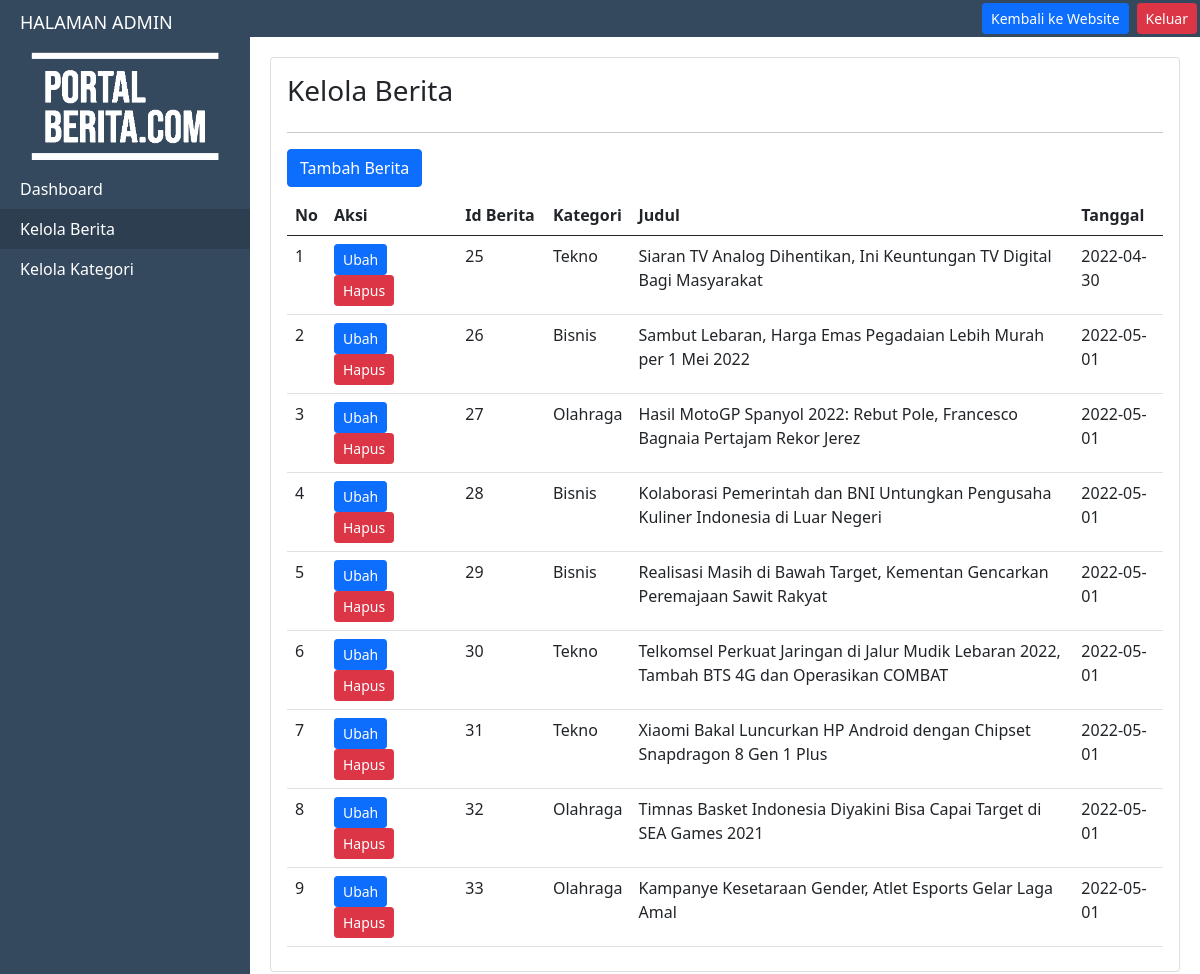
Page /admin/kelola_berita.php (signed in) on the committed database.
### tables this page shows
CREATE TABLE `berita` (
  `id_berita` int(11) NOT NULL,
  `id_kategori` int(11) NOT NULL,
  `judul` varchar(255) NOT NULL,
  `tanggal` date NOT NULL,
  `isi` text NOT NULL,
  `gambar` varchar(255) NOT NULL
);

CREATE TABLE `kategori` (
  `id_kategori` int(11) NOT NULL,
  `kategori` varchar(50) NOT NULL
);

### admin/functions.php (called while the page is built, shortened)
<?php
$db = mysqli_connect("localhost", "root", "", "portal_berita");
function query($query)
{
	global $db;
	$result = mysqli_query($db, $query);
	$rows = [];
	while ($row = mysqli_fetch_assoc($result)) {
		$rows[] = $row;
	}
	return $rows;
}

### admin/kelola_berita.php (the view, shortened to what this page needs)
<?php
require 'functions.php';
$berita = query("SELECT * FROM berita,kategori where berita.id_kategori=kategori.id_kategori");
?>
<!doctype html>
<html lang="en">
<head>
    <link href="https://cdn.jsdelivr.net/npm/bootstrap@5.0.2/dist/css/bootstrap.min.css" rel="stylesheet">
    <link rel="stylesheet" href="../css/style.css">
</head>
<body>
    <div id="wrapper">
        <div id="sidebar-wrapper">
            <ul class="sidebar-nav">
                <li class="sidebar-brand">
                    <a href="index.php" class="text-white">
                        HALAMAN ADMIN
                    </a>
                </li>
                <li class="d-flex justify-content-center">
                    <img src="../img/logo_white.png" alt="" class="w-75 h-75 py-2">
                </li>
                <li>
                    <a href="index.php">Dashboard</a>
                </li>
                <li class="active">
                    <a href="kelola_berita.php">Kelola Berita</a>
                </li>
                <li>
                    <a href="kelola_kategori.php">Kelola Kategori</a>
                </li>
            </ul>
        </div>
        <div id="header" class="sticky-top">
            <div class="d-flex justify-content-end">
                <a href="../" class="btn btn-primary btn-sm mx-2">Kembali ke Website</a>
                <a href="logout.php" class="btn btn-danger btn-sm">Keluar</a>
            </div>
        </div>
        <div id="page-content-wrapper">
            <div class="container-fluid">
                <div class="row">
                    <div class="card col-lg-12 p-3">
                        <h3>Kelola Berita</h3>
                        <hr>
                        <div>
                            <a href="tambah_berita.php" class="btn btn-primary">Tambah Berita</a>
                        </div>
                        <table class="table my-2">
                            <thead>
                                <tr>
                                    <th>No</th>
                                    <th>Aksi</th>
                                    <th>Id Berita</th>
                                    <th>Kategori</th>
                                    <th>Judul</th>
                                    <th>Tanggal</th>
                                </tr>
                            </thead>
                            <tbody>
                                <?php $i = 1; ?>
                                <?php foreach ($berita as $row) : ?>
                                    <tr>
                                        <td><?php echo $i; ?></td>
                                        <td style="width: 15%;">
                                            <a href="ubah_berita.php?id=<?php echo $row["id_berita"]; ?>" class="btn btn-primary btn-sm">Ubah</a>
                                            <a href="hapus_berita.php?id=<?php echo $row["id_berita"]; ?> " onclick="return confirm('Yakin Ingin Menghapus Data?');" class="btn btn-danger btn-sm">Hapus</a>
                                        </td>
                                        <td style="width: 10%;"><?php echo $row["id_berita"]; ?></td>
                                        <td><?php echo $row["kategori"]; ?></td>
                                        <td><?php echo $row["judul"]; ?></td>
                                        <td><?php echo $row["tanggal"]; ?></td>
                                    </tr>
                                    <?php $i++; ?>
                                <?php endforeach; ?>
                            </tbody>
                        </table>
                    </div>
                </div>
            </div>
        </div>
    </div>
</body>
</html>

### css/style.css (style rules this page uses)
body { overflow-x: hidden; }
#wrapper { padding-left: 0; }
#sidebar-wrapper { z-index: 1000; position: fixed; left: 250px; width: 0; height: 100%; margin-left: -250px; overflow-y: auto; background: #34495e; }
#page-content-wrapper { width: 100%; position: absolute; padding: 15px; }
.sidebar-nav { position: absolute; top: 0; width: 250px; margin: 0; padding: 0; list-style: none; }
.sidebar-nav li { text-indent: 20px; line-height: 40px; }
.sidebar-nav li a { display: block; text-decoration: none; color: #fff; }
.sidebar-nav > .sidebar-brand { height: 44px; font-size: 18px; line-height: 45px; }
.sidebar-nav > .sidebar-brand a { color: #999999; }
@media (min-width:768px) { #wrapper { padding-left: 250px; } }
@media (min-width:768px) { #sidebar-wrapper { width: 250px; } }
@media (min-width:768px) { #page-content-wrapper { padding: 20px; position: relative; } }
#header { background-color: #34495e; padding: 3px; }
li.active > a { background-color: #2c3e50; color: #fff; }

### rows in the picture
berita: id_berita "25", id_kategori.kategori "Tekno", judul "Siaran TV Analog Dihentikan, Ini Keuntungan TV Digital Bagi Masyarakat", tanggal "2022-04-30"
berita: id_berita "26", id_kategori.kategori "Bisnis", judul "Sambut Lebaran, Harga Emas Pegadaian Lebih Murah per 1 Mei 2022", tanggal "2022-05-01"
berita: id_berita "27", id_kategori.kategori "Olahraga", judul "Hasil MotoGP Spanyol 2022: Rebut Pole, Francesco Bagnaia Pertajam Rekor Jerez", tanggal "2022-05-01"
berita: id_berita "28", id_kategori.kategori "Bisnis", judul "Kolaborasi Pemerintah dan BNI Untungkan Pengusaha Kuliner Indonesia di Luar Negeri", tanggal "2022-05-01"
berita: id_berita "29", id_kategori.kategori "Bisnis", judul "Realisasi Masih di Bawah Target, Kementan Gencarkan Peremajaan Sawit Rakyat", tanggal "2022-05-01"
berita: id_berita "30", id_kategori.kategori "Tekno", judul "Telkomsel Perkuat Jaringan di Jalur Mudik Lebaran 2022, Tambah BTS 4G dan Operasikan COMBAT", tanggal "2022-05-01"
berita: id_berita "31", id_kategori.kategori "Tekno", judul "Xiaomi Bakal Luncurkan HP Android dengan Chipset Snapdragon 8 Gen 1 Plus", tanggal "2022-05-01"
berita: id_berita "32", id_kategori.kategori "Olahraga", judul "Timnas Basket Indonesia Diyakini Bisa Capai Target di SEA Games 2021", tanggal "2022-05-01"
berita: id_berita "33", id_kategori.kategori "Olahraga", judul "Kampanye Kesetaraan Gender, Atlet Esports Gelar Laga Amal", tanggal "2022-05-01"
